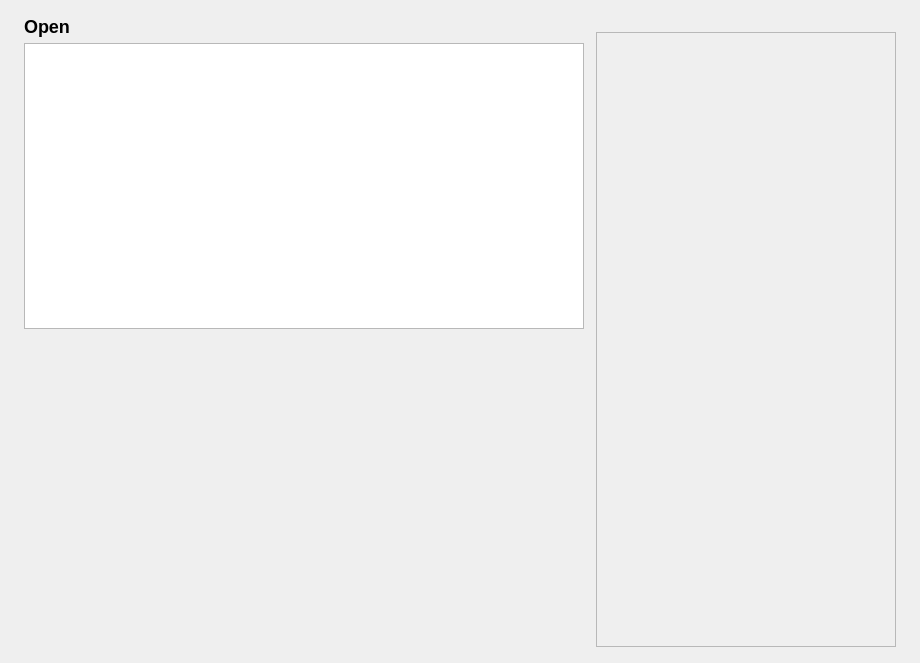
<?xml version="1.0" encoding="UTF-8"?>
<ui version="4.0">
 <class>WelcomePage</class>
 <widget class="QWidget" name="WelcomePage">
  <property name="geometry">
   <rect>
    <x>0</x>
    <y>0</y>
    <width>920</width>
    <height>663</height>
   </rect>
  </property>
  <property name="windowTitle">
   <string>Form</string>
  </property>
  <layout class="QVBoxLayout" name="pageLayout">
   <property name="spacing">
    <number>0</number>
   </property>

   <property name="leftMargin">
    <number>0</number>
   </property>
   <property name="topMargin">
    <number>0</number>
   </property>
   <property name="rightMargin">
    <number>0</number>
   </property>
   <property name="bottomMargin">
    <number>0</number>
   </property>
   <item>
    <widget class="WelcomeHeaderWidget" name="welcomeHeaderWidget">
     <property name="sizePolicy">
      <sizepolicy hsizetype="Preferred" vsizetype="Fixed">
       <horstretch>0</horstretch>
       <verstretch>0</verstretch>
      </sizepolicy>
     </property>
    </widget>
   </item>
   <item>
    <layout class="QHBoxLayout" name="contentAreaLayout">
     <property name="spacing">
      <number>12</number>
     </property>
     <property name="leftMargin">
      <number>24</number>
     </property>
     <property name="topMargin">
      <number>16</number>
     </property>
     <property name="rightMargin">
      <number>24</number>
     </property>
     <property name="bottomMargin">
      <number>16</number>
     </property>
     <item>
      <widget class="QWidget" name="mainContentContainer" native="true">
       <property name="sizePolicy">
        <sizepolicy hsizetype="Expanding" vsizetype="Preferred">
         <horstretch>1</horstretch>
         <verstretch>0</verstretch>
        </sizepolicy>
       </property>
       <property name="minimumSize">
        <size>
         <width>400</width>
         <height>0</height>
        </size>
       </property>
       <layout class="QVBoxLayout" name="mainContentLayout">
        <property name="leftMargin">
         <number>0</number>
        </property>
        <property name="topMargin">
         <number>0</number>
        </property>
        <property name="rightMargin">
         <number>0</number>
        </property>
        <property name="bottomMargin">
         <number>0</number>
        </property>
        <item>
         <layout class="QVBoxLayout" name="openFileSectionLayout">
          <item>
           <widget class="ClickableLabel" name="openFileSectionLabel">
            <property name="sizePolicy">
             <sizepolicy hsizetype="Fixed" vsizetype="Preferred">
              <horstretch>0</horstretch>
              <verstretch>0</verstretch>
             </sizepolicy>
            </property>
            <property name="toolTip">
             <string>&lt;html&gt;&lt;head/&gt;&lt;body&gt;&lt;p&gt;Open a file on your file system&lt;/p&gt;&lt;/body&gt;&lt;/html&gt;</string>
            </property>
            <property name="accessibleName">
             <string>Open</string>
            </property>
            <property name="accessibleDescription">
             <string>List of recently opened files. Files that can no longer be found on disk are shown in italics.</string>
            </property>
            <property name="text">
             <string>&lt;h2&gt;Open&lt;/h2&gt;</string>
            </property>
           </widget>
          </item>
          <item>
           <widget class="QListView" name="openFileSectionRecentList">
            <property name="sizePolicy">
             <sizepolicy hsizetype="Expanding" vsizetype="MinimumExpanding">
              <horstretch>0</horstretch>
              <verstretch>1</verstretch>
             </sizepolicy>
            </property>
            <property name="minimumSize">
             <size>
              <width>0</width>
              <height>100</height>
             </size>
            </property>
            <property name="accessibleName">
             <string>Recent capture files</string>
            </property>
            <property name="accessibleDescription">
             <string>Capture files that have been opened previously</string>
            </property>
            <property name="horizontalScrollBarPolicy">
             <enum>Qt::ScrollBarPolicy::ScrollBarAlwaysOff</enum>
            </property>
           </widget>
          </item>
         </layout>
        </item>
        <item>
         <widget class="CaptureCardWidget" name="captureSectionCard">
          <property name="sizePolicy">
           <sizepolicy hsizetype="Preferred" vsizetype="MinimumExpanding">
            <horstretch>0</horstretch>
            <verstretch>0</verstretch>
           </sizepolicy>
          </property>
          <property name="frameShape">
           <enum>QFrame::Shape::NoFrame</enum>
          </property>
         </widget>
        </item>
       </layout>
      </widget>
     </item>
     <item>
      <widget class="QWidget" name="sidebarContainer" native="true">
       <property name="sizePolicy">
        <sizepolicy hsizetype="Fixed" vsizetype="Preferred">
         <horstretch>0</horstretch>
         <verstretch>0</verstretch>
        </sizepolicy>
       </property>
       <property name="minimumSize">
        <size>
         <width>300</width>
         <height>0</height>
        </size>
       </property>
       <property name="maximumSize">
        <size>
         <width>300</width>
         <height>16777215</height>
        </size>
       </property>
       <layout class="QVBoxLayout" name="sidebarLayout">
        <property name="spacing">
         <number>16</number>
        </property>
        <property name="leftMargin">
         <number>0</number>
        </property>
        <property name="topMargin">
         <number>0</number>
        </property>
        <property name="rightMargin">
         <number>0</number>
        </property>
        <property name="bottomMargin">
         <number>0</number>
        </property>
        <item>
         <widget class="InfoBannerWidget" name="tipsSectionCard">
          <property name="sizePolicy">
           <sizepolicy hsizetype="Fixed" vsizetype="Fixed">
            <horstretch>0</horstretch>
            <verstretch>0</verstretch>
           </sizepolicy>
          </property>
          <property name="accessibleName">
           <string>Tips and announcements</string>
          </property>
          <property name="accessibleDescription">
           <string>Rotating tips, sponsor acknowledgements, and announcements for Wireshark and Stratoshark conferences.</string>
          </property>
          <property name="frameShape">
           <enum>QFrame::Shape::NoFrame</enum>
          </property>
         </widget>
        </item>
        <item>
         <widget class="LearnCardWidget" name="learnSectionCard">
          <property name="sizePolicy">
           <sizepolicy hsizetype="Preferred" vsizetype="MinimumExpanding">
            <horstretch>0</horstretch>
            <verstretch>1</verstretch>
           </sizepolicy>
          </property>
          <property name="accessibleName">
           <string>Learn</string>
          </property>
          <property name="accessibleDescription">
           <string>Links to documentation, wiki, and community resources.</string>
          </property>
          <property name="frameShape">
           <enum>QFrame::Shape::StyledPanel</enum>
          </property>
         </widget>
        </item>
        <item>
         <spacer name="sidebarSpacer">
          <property name="orientation">
           <enum>Qt::Orientation::Vertical</enum>
          </property>
          <property name="sizeHint" stdset="0">
           <size>
            <width>0</width>
            <height>0</height>
           </size>
          </property>
         </spacer>
        </item>
       </layout>
      </widget>
     </item>
    </layout>
   </item>
  </layout>
 </widget>
 <customwidgets>
  <customwidget>
   <class>InfoBannerWidget</class>
   <extends>QFrame</extends>
   <header>widgets/info_banner_widget.h</header>
   <container>1</container>
  </customwidget>
  <customwidget>
   <class>CaptureCardWidget</class>
   <extends>QFrame</extends>
   <header>widgets/capture_card_widget.h</header>
   <container>1</container>
  </customwidget>
  <customwidget>
   <class>ClickableLabel</class>
   <extends>QLabel</extends>
   <header>widgets/clickable_label.h</header>
  </customwidget>
  <customwidget>
   <class>LearnCardWidget</class>
   <extends>QFrame</extends>
   <header>widgets/learn_card_widget.h</header>
   <container>1</container>
  </customwidget>
  <customwidget>
   <class>WelcomeHeaderWidget</class>
   <extends>QWidget</extends>
   <header>widgets/welcome_header_widget.h</header>
   <container>1</container>
  </customwidget>
 </customwidgets>
 <resources/>
 <connections/>
</ui>
